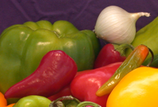
%> input picture 04_frequency_domain_filtering/input/onion.png, 158 x 107 px, shrunk from 198 x 135 before the run
$ octave main.m   (GNU Octave 9; MATLAB toolbox functions it lacks are replaced by stand-ins)
%> lines starting %> are read from the running program, lines starting %| are printed output that depends on the picture
%% 04 — Fourier Analysis + Low-Pass Filtering (Frequency vs Spatial)
% Input:  input/onion.png
% Output: output/*.png
% Notes:
% - Uses FFT (shifted) to visualize magnitude/phase.
% - Applies a Gaussian LOW-PASS filter in frequency domain and reconstructs.
% - Compares with an equivalent Gaussian LOW-PASS spatial filter.
% - Exports all figures deterministically.

clear; close all; clc;

%% Paths
inDir  = fullfile(pwd, "input");
outDir = fullfile(pwd, "output");
if ~exist(outDir, "dir"), mkdir(outDir); end

imgPath = fullfile(inDir, "onion.png");
assert(exist(imgPath, "file") == 2, "Missing input image: %s", imgPath);

%% Load + grayscale
imgRGB = imread(imgPath);
%> imgRGB is the input picture: size 107x158x3 uint8; mean R, G, B 137.3, 92.8, 45.3
imgG   = im2double(rgb2gray(imgRGB));   % work in double [0,1]
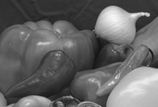
%> imgG: size 107x158 double; min 0.0745, max 0.969, mean 0.395

%% FFT (shifted)
F = fftshift(fft2(imgG));

mag = abs(F);
ph  = angle(F);
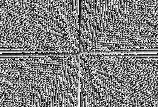
%> ph: size 107x158 double; min -3.14, max 3.14, mean 0.000186; drawn with min black and max white

% Figure 1: Magnitude + Phase
fig1 = figure("Color","w");
subplot(1,2,1);
imagesc(log(1 + mag)); axis image off; colormap gray;
title("Magnitude (log scale)");

subplot(1,2,2);
imagesc(ph); axis image off; colormap gray;
title("Phase");
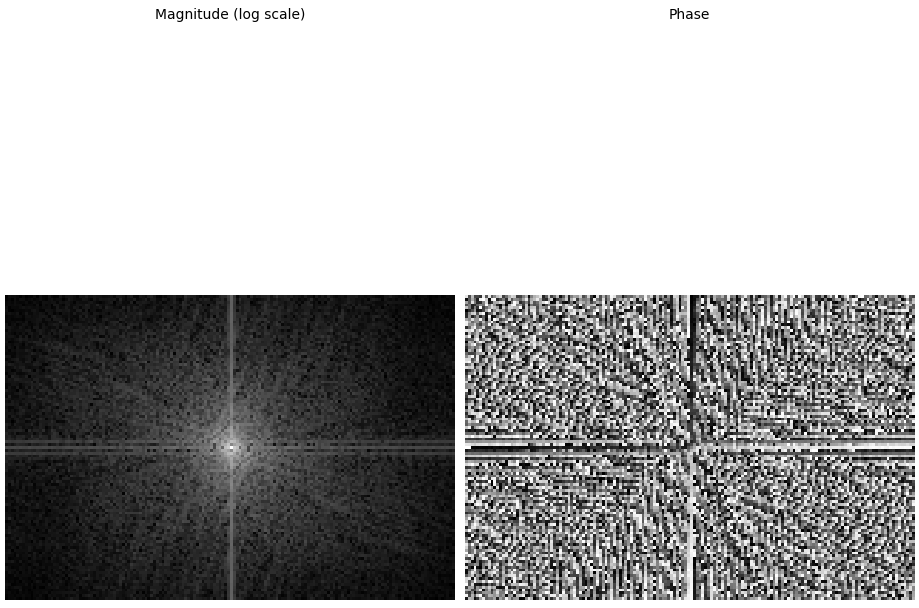
%> figure redrawn from the program's plot data, 2 panels

exportgraphics(fig1, fullfile(outDir, "01_fft_magnitude_phase.png"));

%% Frequency-domain LOW-PASS (Gaussian)
% Controls cutoff smoothness. Larger sigma => more low-pass (blurrier).
sigmaFreq = 20;

% Build Gaussian LPF in frequency domain (same size as image)
[M,N] = size(imgG);
%> M = 107; N = 158
[u,v] = meshgrid((-floor(N/2)):(ceil(N/2)-1), (-floor(M/2)):(ceil(M/2)-1));
D2 = u.^2 + v.^2;
H_lpf = exp(-(D2) / (2*sigmaFreq^2));  % Gaussian LPF centered at DC

F_lpf = F .* H_lpf;
imgFreqLP = real(ifft2(ifftshift(F_lpf)));  % reconstructed image
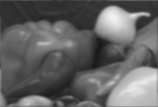
%> imgFreqLP: size 107x158 double; min 0.0934, max 0.953, mean 0.395

% Clamp to display range
imgFreqLP = min(max(imgFreqLP, 0), 1);

fig2 = figure("Color","w");
imshow(imgFreqLP, []);
title("Reconstruction from Frequency-Domain Gaussian LPF");
exportgraphics(fig2, fullfile(outDir, "02_reconstruction_freq_lpf.png"));

%% Spatial-domain LOW-PASS (Gaussian) to match the effect
sigmaSpatial = 2; % typical small sigma; tune if you want closer visual match
imgSpatialLP = imgaussfilt(imgG, sigmaSpatial, "FilterSize", 2*ceil(3*sigmaSpatial)+1, "Padding","replicate");
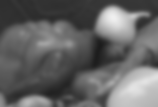
%> imgSpatialLP: size 107x158 double; min 0.111, max 0.941, mean 0.395

fig3 = figure("Color","w");
imshow(imgSpatialLP, []);
title("Spatial Gaussian LPF (imgaussfilt)");
exportgraphics(fig3, fullfile(outDir, "03_reconstruction_spatial_lpf.png"));

%% Absolute difference
diffImg = abs(imgSpatialLP - imgFreqLP);
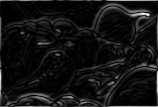
%> diffImg: size 107x158 double; min 9.76e-08, max 0.209, mean 0.0161; drawn with min black and max white

fig4 = figure("Color","w");
imshow(diffImg, []);
title("Absolute Difference |Spatial LPF - Frequency LPF|");
exportgraphics(fig4, fullfile(outDir, "04_abs_difference.png"));

%% Optional: save the filtered images too
imwrite(imgFreqLP,    fullfile(outDir, "freq_lpf.png"));
imwrite(imgSpatialLP, fullfile(outDir, "spatial_lpf.png"));
imwrite(diffImg,      fullfile(outDir, "abs_diff.png"));
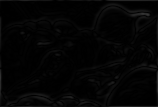
%> saved as abs_diff.png: size 107x158 uint8; min 0, max 53, mean 4.1

disp("Done. Outputs saved to output/.");
